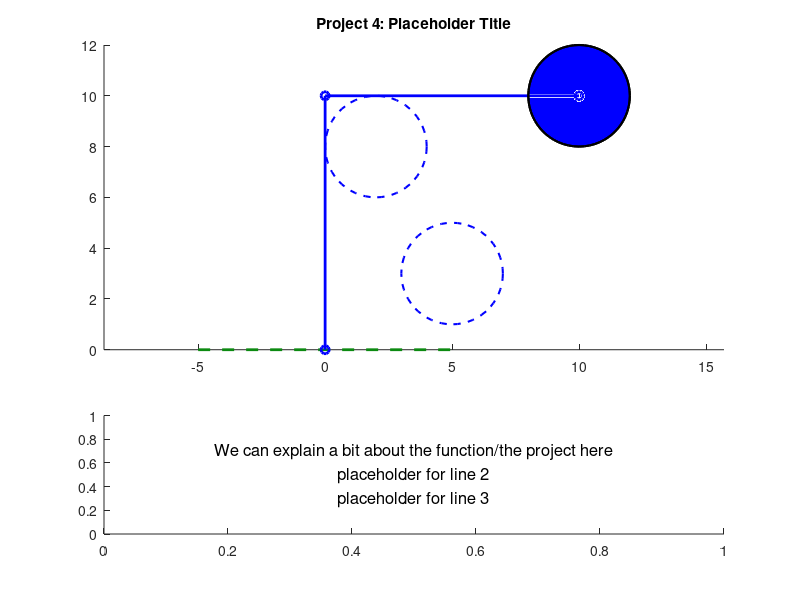

The MATLAB source for this figure: (Note: this script raises an error after producing the figure.)
function [] = mechanism_Beard_Hall(initX, initY, finalX, finalY, speed)
%% Function Description
%{
This function mechanism_Beard_Hall takes inputs ______ and animates a
hydraulic robotic claw arm that can move an object.


initX, initY: the initial x and y positions for the object to be moved
finalX, finalY: the position the object should be moved to.
speed: the animation speed, rads/s of ___(whatever we consider the base link)____
%}


close all %closes any windows that are open still

%mechanism_Beard_Hall(beta1, beta2, beta3, beta4, speed, L, R0)

% TODO remove before submission but these are placeholders so we can easily
% test
if nargin < 4
        initX = 2;
        initY = 8;
        finalX = 5;
        finalY = 3;
        speed = 2;
    end

%TODO 
%{ 
TODO: add a paragraph explaining how to use the program, a 2 explaining 
how to use the program, along with any relevant background, such as how you
decided on any constant parameters (e.g. "we measured the link lengths from
this bench press on campus; see attached photo"). You may want some parameters
(e.g. some link lengths) to be input by the user, but you could provide default 
values. You get to decide.

Grades based off of:
- originality
- technical difficulty
- execution
- clarity of animation and how to use it
- good documentation

=======

%}

%{
This is an open-ended design project that builds on the expertise you 
gained in the first two projects. The goal is to use Matlab to animate a 
compound mechanism, meaning a mechanism containing at least 2 closed kinematic chains. 
Simple examples include exercise mechanisms (squat press, bench press, shoulder press, elliptical trainer) such as those found in the outdoor fitness park behind the Olympic Oval. Each of these compound mechanisms has a mobility of one. Another example would be the front end loader mechanism on page 25 of the Lecture 1 slides, which has a mobility of 2. 

You can decide which inputs the user can specify and how they should specify these. 
For example, for the front end loader, the user could specify the starting 
bucket position and bucket angle and the final bucket position and angle, and the code could smoothly animate the mechanism's motion from the start to the finish and back, as well as plotting the displacement of the two control pistons versus time.

The header comment of the m-file should contain a paragraph or 2 explaining 
how to use the program, along with any relevant background, such as how you decided on any constant parameters (e.g. "we measured the link lengths from this bench press on campus; see attached photo"). You may want some parameters (e.g. some link lengths) to be input by the user, but you could provide default values. You get to decide.

The project grade will be based on originality, 
technical difficulty, execution, clarity 
(of the animation and its operation), and documentation. 
You will demonstrate and explain your project to the TA or instructor at a tutorial.

List of Topics and Sub-Modules for Project 4

%}

%=============================================================================
%% inputs and constraints

    % initX and initY, coordinates for the object to be moved from

    % finalX and finalY, coordinates for the object to be moved to

    % All coordinate inputs must fall within a semicircle with a radius of the arm's
    % maximum length, ie sum of hardcoded lengths for link 1 and link 2, and
    % both y coordinate inputs must be positive (might be a good idea to
    % have an offset equal to half the height of the movable object for
    % simple math)

%% plot elements:

    %{
    variable legend: 
    
    Given inputs: 
    initX, initY:   the initial x and y positions for the object to be moved
    finalX, finalY: the position the object should be moved to.
    speed:          the animation speed, rads/s of ___(whatever we consider the base link)____
    
        

    Defined within function:

    SCALAR  link1:  fixed length of link 1
    SCALAR  link2:  fixed length of link 2
    
    SCALAR  x0, y0: (fixed origin of link 1)
    

    ARRAY: x1, y1 (end of link 1, changing) 

    %}

% ground, both for the mechanism and maybe the lower limit of where the
% object can be moved to

% link 1, attached to ground

% link 2, attached to end of link 1, other end will be the bucket/claw/etc

% crank 1, input for link 1 angular position, slides along link 1 and is
% fixed to ground

% crank 2, input for link 2 angular position, slides along link 2 and is
% fixed to link 1

% movable object

% grabbing mechanism

% maybe some visual indicators of the initial and final positions (we could have pale dotted objects represent these positions and have the object itself in a brighter solid line colour)

%initialize fixed parameters
link1 = 10; 
crank1 = link1*0.25; 
crank1X = link1* 0.1; %X offset from origin
link2 = 10;
crank2 = link2*0.25;
crank2offset = 0.1*link1; %will be a small distance from the end of link 1

maxReach = link1 + link2;

%arrays
link1Angles = [pi/2, 0, 0]; %will contain default, init, and final positions
link2Angles = [0, 0, 0];
crank1Angles = [link1Angles(1) + asin(crank1X*sin(link1Angles(1))/crank1),0,0];
crank2Angles = [0,0,0]; %calculated relative to link 1 rather than ground?

if any([initX, finalX] < -maxReach | [initY, finalY] < 0) || ...
        any(hypot([initX, finalX], [initY, finalY]) > maxReach)
    error('Target coordinates must lie within the upper reachable semicircle.');
end

%default position       %TODO are these for the moveable object?
dPos = [0; link1 - link2];
%initial position based on inputs

%final position based on inputs
fPos = [finalX; finalY];


%% position states and motion

% default, link 1 pointing straight up and link 2 pointing straight down.
% angular positions can be hard coded


%the origin (fixed side of link 1)
x0 = 0;
y0 = 0;

%link 1 initial coordinates
x1(1) = x0; %TODO PLACEHOLDERS change to depend on angle
y1(1) = y0 + link1;

%link 2 coordinates
x2(1) = x1 + link2; %TODO PLACEHOLDERS change to depend on angle
y2(1) = y1;


% initial, moving free end of link 2 from default position to init
% coordinates specified by user

% final, moving links 1 and 2 such that the arm moves smoothly between init
% and final coordinates in a way that is physically possible

% return to default position, go from final position back to default
% position

%% inverse kinematics pseudocode
%% Default to init
    %1. Convert init coordinates to a position vector
    
    iPos = [initX; initY]; %TODO not sure if we need this
    iPosLength = hypot(initX, initY);
    
    %{
    2. Use cosine law and fixed link lengths to find the angles of the
    triangle made by the links and the position vector. WILL NEED TO
    SPECIFY WHICH OF THE POSSIBLE TRIANGLES WILL BE USED BASED ON WHICH
    SIDE OF THE MACHINE THIS POSITION IS ON. 
    3. Get CCW angle between ground and position vector, and add triangle angle
    adjacent to the ground to get an initial angular position for link 1
    %}
    %start with first quadrant only
    link1Angles(2) = acos((link1^2 + iPosLength^2 - link2^2)/(2*link1*iPosLength)) + atan2(initX, initY);
    link2Angles(2) = acos((link1^2 + link2^2 - iPosLength^2)/(2*link1*link2));
    %{
    4. Relate initial position of link 1 to an initial position of crank 1 
    using ICs or trig or whatever causes the least problems
    %}
    %using sin law
    crank1Angles(2) = link1Angles(2) + asin(crank1X*sin(link1Angles(2))/crank1);
    crank2Angles(2) = link2Angles(2) + asin(crank2offset*sin(link2Angles(2))/crank2); %relative to link 1
    %convert link 2 angular position to angle relative to positive x axis for plotting
    link2PlotAngle = (link1Angles(2) - 180) + crank2Angles(2);
    %{
    5. Rotate crank 1 from the default position to the calculated initial
    position while staying in quadrants 1
    %}
    %{
    6. Rotate crank 2 from the default position to the angular position
    associated with the angle between link 1 and 2 in the init position
    triangle (measured CCW relative to link 1 rather than the x axis?)
    %}


%% init to final
%{
    1. Convert final coordinates to a position vector
    2. Use cosine law and fixed link lengths to find the angles of the
    triangle made by the links and the final position vector. WILL NEED TO
    SPECIFY WHICH OF THE POSSIBLE TRIANGLES WILL BE USED BASED ON WHICH
    SIDE OF THE MACHINE THIS POSITION IS ON
    3. Compare the resulting angles with those from init position
    4. Relate final angular position of link 1 to an angular position of crank 1 
    using ICs or trig or whatever causes the least problems
    5. Rotate crank 1 from the init position to the final
    position while staying in quadrants 1 and 2
    6. Rotate crank 2 from the init position to the final position
    associated with the angle between link 1 and 2 in the init position
    triangle (CCW relative to link 1 rather than the x axis?)

%% final back to default
    1. Rotate crank 1 from the final position to the default
    position while staying in quadrants 1 and 2
    2. Rotate crank 2 from the final position to the default position
    associated with the angle between link 1 and 2 in the init position
    triangle (CCW relative to link 1 rather than the x axis?)
%}

%% Possible constraints
%{
    1. Position of ends of link 1 and link 2 must always be in the first 2
    quadrants relative to the origin where link 1 attached to the ground
    2. Input angle for crank 1 must be between 0 and pi rads, while crank 2
    can rotate between 0 and 2 pi rads (one-way or both ways)
    3. Links will only move one at a time
%}

%All animation code will need to use variable size loops due to variable
%lengths of motion

%maybe have link 2 extend so possible arm positions create a rectangular
%field rather than a circular one?



% 


%moveable object parameters:
radius = 2; 

%params for current center position of the object TODO placeholder
objX(1) = x2(1);% TODO Change to be the actual current position of the object instead of placeholders
objY(1) = y2(1);%

obj_pos = [objX - radius, objY - radius, 2*radius, 2*radius];





%% Animations
% TODO: move code below this up only when variables are needed further up

%% Creating Figure
% figure('Position', [100, 100, 1200, 600]) %makes the empty figure for the animation
    clf %clears figure if this function is run multiple times in a row
    set(gcf, 'Color', '#D3E2E8'); %makes the background blue


ax1 = subplot(3, 1, [1 2]); %adds the plot, maybe leaving space for a text box at (2 1 2) that can explain ?
hold on %allows everything here to be added to same figure

title('Project 4: Placeholder Title');


axis equal % sets axes to equal

    % Initial frame
    
        %plot object handles
            ground = line([(x0 -5) (x0+5)],[0 0],'linewidth', 2,'color','#0C8A11', 'LineStyle', '--'); %plot object for ground, does not need updating per frame

            links = plot([x0 x1(1) x2(1)],[y0 y1(1) y2(1)],'-o','linewidth',2, 'Color', 'b'); %plot obejct for rocker arm, spans from p0-p3
            
            
            m_object = rectangle('Position', obj_pos,...
                 'Curvature', [1 1], 'FaceColor', 'b', 'EdgeColor', 'k', 'LineWidth', 1.5);
    


            % initial and final object positions: (should not move)
             init_object = rectangle('Position', [initX - radius, initY - radius, 2*radius, 2*radius],...
                 'Curvature', [1 1], 'FaceColor', 'w', 'EdgeColor', 'b', 'LineWidth', 1.5, 'LineStyle', '--');

             final_object = rectangle('Position', [finalX - radius, finalY - radius, 2*radius, 2*radius],...
                 'Curvature', [1 1], 'FaceColor', 'w', 'EdgeColor', 'b', 'LineWidth', 1.5, 'LineStyle', '--');

            
            % moveable object
            m_object = rectangle('Position', obj_pos,...
                 'Curvature', [1 1], 'FaceColor', 'b', 'EdgeColor', 'k', 'LineWidth', 1.5);


    

 ax2 = subplot(3, 1, 3); %text box


        str = {'We can explain a bit about the function/the project here',... ...
            'placeholder for line 2',...
            'placeholder for line 3',...
            };
        
        text(0.5, 0.5, str, ...
            'HorizontalAlignment', 'center', ...
            'VerticalAlignment', 'middle', ...
            'FontSize', 12);
                    
        hold off

                   

%% creating frames for animation 

    fps = 60; %frames per second [frames/second]
    rad_frame = speed / fps; %rads per frame, replaces astep
    theta2 = theta0:rad_frame:(n*2*pi)+theta0; %start:step:end notation, 0-3 full rotations, in steps of size astep      
    timestep = 1/fps; % fps inverted gives seconds per frame
    time = theta2 ./ speed; %ARRAY, (results in a time value in seconds for plotting angles)


%% Frame updates for both plots
     
    for n = 2:length(theta2)
        pause(timestep) %shows previous frame for timestep length
                
        %sets objects to next position
        %set(link4,'XData',[x0 x3(n)],'YData',[y0 y3(n)]);   %error in cases
        
  

    end %update end

end %function end
